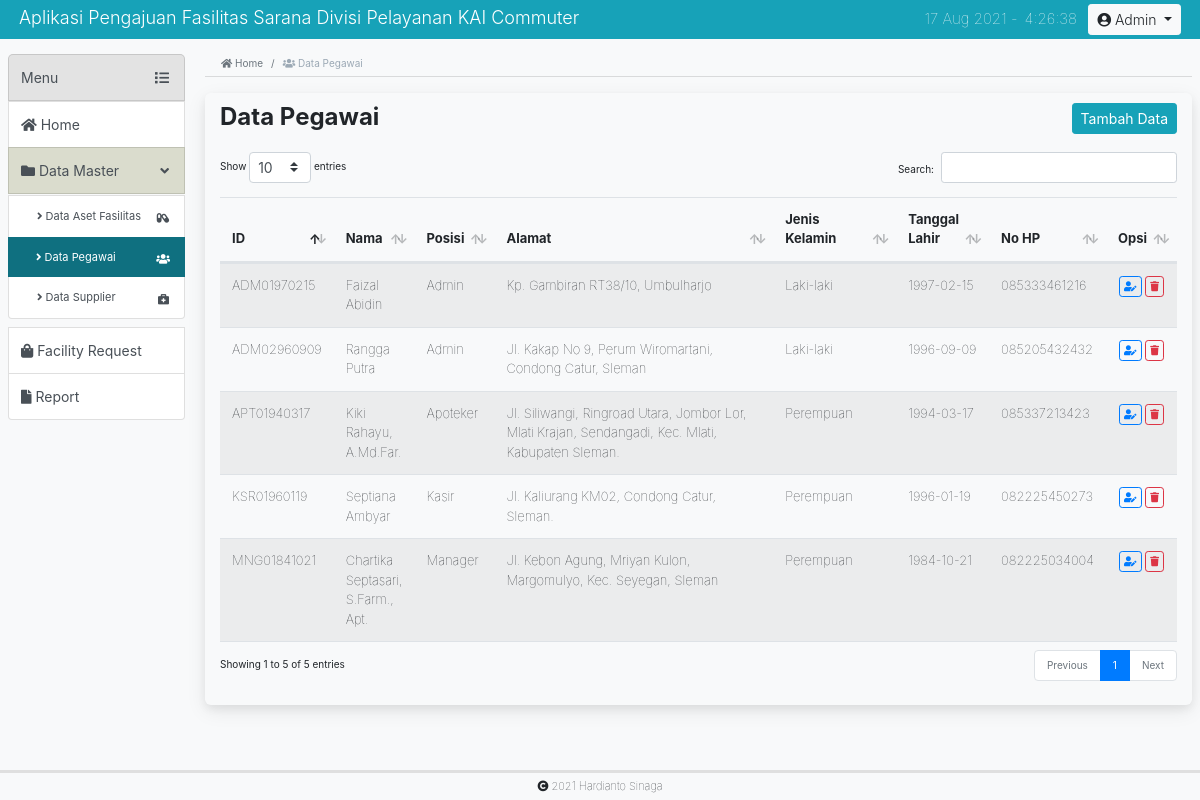
The page /?page=datapegawai (signed in) on the database as committed earlier.
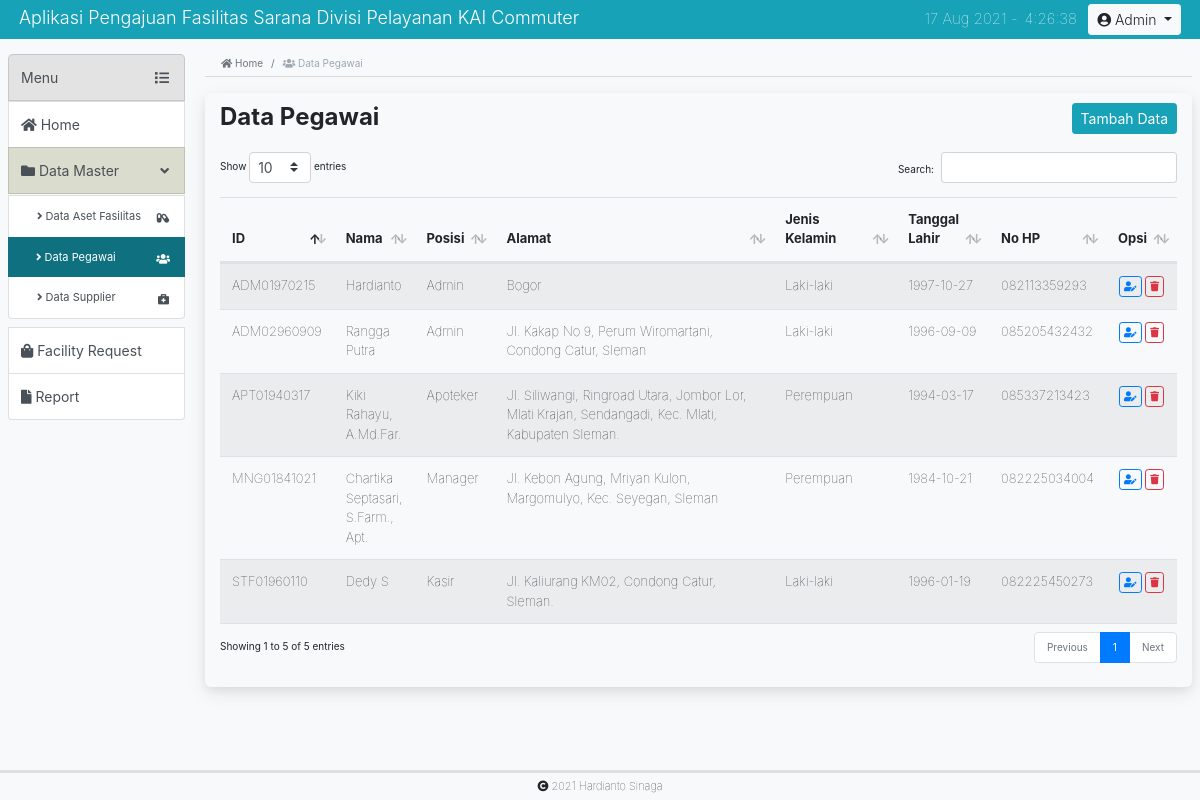
The same page on the database as committed later.
### tables this page shows
CREATE TABLE IF NOT EXISTS `tbl_pegawai` (
  `username` varchar(25) NOT NULL,
  `password` varchar(25) NOT NULL,
  `id_peg` varchar(11) NOT NULL,
  `nama_peg` varchar(50) NOT NULL,
  `alamat_peg` text NOT NULL,
  `hp_peg` varchar(13) NOT NULL,
  `jk_peg` varchar(10) NOT NULL,
  `lhr_peg` date NOT NULL,
  `msk_peg` date NOT NULL,
  `pos_peg` varchar(10) NOT NULL,
  PRIMARY KEY (`username`)
);

### pages/datapegawai.php (the view, shortened to what this page needs)
<nav aria-label="breadcrumb">
  <ol class="breadcrumb bg-light">
    <li class="breadcrumb-item"><a href="./"><i class="fas fa-home"></i> Home</a></li>
    <li class="breadcrumb-item active" aria-current="page"><i class="fas fa-users"></i> Data Pegawai</li>
  </ol>
</nav>
<div class="page-content">
	<div class="row">
		<div class="col-6" id="judul"><h4>Data Pegawai</h4></div>
		<?php if($_SESSION['posisi_peg'] == 'Admin' || $_SESSION['posisi_peg'] == 'Staff' || $_SESSION['posisi_peg'] == 'Manager') { ?>
		<div class="col-6 text-right">
			<a href="?page=tambah_datapegawai">
				<button class="btn btn-sm btn-info">Tambah Data</button>
			</a>
		</div>
		<?php } ?>
	</div>
	<div class="table-container">
		<table id="example" class="table table-striped display tabel-data">
			<thead>
		        <tr>
		            <th>ID</th>
		            <th>Nama</th>
		            <th>Posisi</th>
		            <th>Alamat</th>
		            <th>Jenis Kelamin</th>
		            <th>Tanggal Lahir</th>
		            <th>No HP</th>
		            <?php if($_SESSION['posisi_peg'] == 'Admin' || $_SESSION['posisi_peg'] == 'Staff' || $_SESSION['posisi_peg'] == 'Manager') { ?>
		            <th>Opsi</th>
		        	<?php } ?>
		        </tr>
		    </thead>
		    <tbody>
		<?php
			$query_tampil = "SELECT * FROM tbl_pegawai";
			$sql_tampil = mysqli_query($conn, $query_tampil) or die ($conn->error);
			while($data = mysqli_fetch_array($sql_tampil)) {
		 ?>
		 		<tr>
		 			<td><?php echo $data['id_peg']; ?></td>
		 			<td><?php echo $data['nama_peg']; ?></td>
		 			<td><?php echo $data['pos_peg']; ?></td>
		 			<td width="30%"><?php echo $data['alamat_peg']; ?></td>
		 			<td width="13%"><?php echo $data['jk_peg']; ?></td>
		 			<td><?php echo $data['lhr_peg']; ?></td>
		 			<td><?php echo $data['hp_peg']; ?></td>
		 			<?php if($_SESSION['posisi_peg'] == 'Admin' || $_SESSION['posisi_peg'] == 'Staff' || $_SESSION['posisi_peg'] == 'Manager') { ?>
		 			<td class="td-opsi">
	                        <button class="btn-transition btn btn-outline-primary btn-sm" title="edit" id="tombol_edit" name="tombol_edit" data-id="<?php echo $data['id_peg']; ?>">
	                            <i class="fas fa-user-edit"></i>
	                        </button>
                        <button class="btn-transition btn btn-outline-danger btn-sm" title="hapus" id="tombol_hapus" name="tombol_hapus" data-id="<?php echo $data['id_peg']; ?>" data-nama="<?php echo $data['nama_peg']; ?>">
                            <i class="fas fa-trash"></i>
                        </button>
                    </td>
                    <?php } ?>
		 		</tr>
		 <?php
			}
		 ?>
		    </tbody>
		</table>
	</div>
</div>

### index.php (shortened to what this page needs)
<?php
  require_once "koneksi.php";
  if(!@$_SESSION['posisi_peg']) {
    echo "<script>window.location='login.php';</script>";
  } else {
 ?>
<!doctype html>
<html lang="en">
  <head>
    <link rel="stylesheet" href="asset/bootstrap_4/css/bootstrap.min.css">
    <link rel="stylesheet" href="asset/private_style/style_index.css">
    <link rel="stylesheet" href="asset/font_awesome/css/all.css">
    <link rel="stylesheet" href="asset/DataTables/datatables.min.css">
    <link rel="stylesheet" href="asset/sweetalert/dist/sweetalert2.min.css">
    <link rel="stylesheet" href="asset/bootstrap_datepicker1.9.0/css/bootstrap-datepicker.min.css">
  </head>
  <body class="bg-light">
  	<div id="container">
  	<div id="main">
  	<div class="col-md-12 bg-info p-1 title">
  		<div class="row">
  			<div class="col-md-6">
  				<span class="text-white font-weight-light">Aplikasi Pengajuan Fasilitas Sarana Divisi Pelayanan KAI Commuter</span>
  			</div>
  			<div class="col-md-6 text-right">
          <span class="text-white tanggal-jam" id="tanggal"><?php echo date('d M Y'); ?> -</span><span class="text-white tanggal-jam" id="jam"></span>
  				<div class="btn-group">
  				  <button type="button" class="btn btn-light btn-sm dropdown-toggle font-weight-light" data-toggle="dropdown" data-display="static" aria-haspopup="true" aria-expanded="false">
  				    <i class="fas fa-user-circle"></i> <?php echo $_SESSION['posisi_peg']; ?>
  				  </button>
  				</div>
  			</div>
  		</div>
  	</div>
  	<div class="row">
  		<div class="col-md-2 sidebar">
        <div class="accordion" id="menu">
          <ul class="list-group">
            <li href="#" class="list-group-item list-group-item-action menu-utama" data-toggle="collapse" data-target="#menu-collapse" aria-expanded="true" aria-controls="menu-collapse" style="border-radius: 5px 5px 0 0;">
              Menu <i class="fas fa-list float-right mt-1"></i>
            </li>
          </ul>
          <div id="menu-collapse" class="collapse show" aria-labelledby="" data-parent="#menu">
            <div class="accordion" id="daftar_menu">
              <ul class="list-group">
                <a href="./" class="list-group-item list-group-item-action <?php if(@$_GET['page']=='') {echo "active";} ?>" style="border-radius: 0;">
                  <i class="fas fa-home"></i> Home
                </a>
                <a href="#" class="list-group-item list-group-item-action <?php if(@$_GET['page']=='databarang' || @$_GET['page']=='datapegawai' || @$_GET['page']=='tambah_databarang' || @$_GET['page']=='tambah_datapegawai' || @$_GET['page']=='edit_datapegawai' || @$_GET['page']=='edit_databarang' || @$_GET['page']=='datasupplier' || @$_GET['page']=='tambah_datasupplier' || @$_GET['page']=='edit_datasupplier' || @$_GET['page']=='info_kadaluarsa') {echo "show";} ?>" data-toggle="collapse" data-target="#menu-collapse-master" aria-expanded="true" aria-controls="menu-collapse-master">
                  <i class="fas fa-folder"></i> Data Master <i class="fas fa-angle-down float-right mt-1"></i>
                </a>
                <div id="menu-collapse-master" class="collapse <?php if(@$_GET['page']=='databarang' || @$_GET['page']=='datapegawai' || @$_GET['page']=='tambah_databarang' || @$_GET['page']=='info_kadaluarsa' || @$_GET['page']=='tambah_datapegawai' || @$_GET['page']=='edit_datapegawai' || @$_GET['page']=='edit_databarang' || @$_GET['page']=='datasupplier' || @$_GET['page']=='tambah_datasupplier' || @$_GET['page']=='edit_datasupplier') {echo "show";} ?>" aria-labelledby="" data-parent="#daftar_menu">
                  <ul class="list-group list-group-collapse">
                    <a href="?page=databarang" class="list-group-item list-group-item-action list-group-item-collapse <?php if(@$_GET['page']=='databarang' || @$_GET['page']=='tambah_databarang' || @$_GET['page']=='edit_databarang' || @$_GET['page']=='info_kadaluarsa') {echo "active";} ?>" style="border-radius: 0px;">
                      <i class="fas fa-angle-right"></i> Data Aset Fasilitas <i class="fas fa-capsules float-right mt-1"></i>
                    </a>
                    <a href="?page=datapegawai" class="list-group-item list-group-item-action list-group-item-collapse <?php if(@$_GET['page']=='datapegawai' || @$_GET['page']=='tambah_datapegawai' || @$_GET['page']=='edit_datapegawai') {echo "active";} ?>">
                      <i class="fas fa-angle-right"></i> Data Pegawai <i class="fas fa-users float-right mt-1"></i>
                    </a>
                    <a href="?page=datasupplier" class="list-group-item list-group-item-action list-group-item-collapse <?php if(@$_GET['page']=='datasupplier' || @$_GET['page']=='tambah_datasupplier' || @$_GET['page']=='edit_datasupplier') {echo "active";} ?>">
                      <i class="fas fa-angle-right"></i> Data Supplier <i class="fas fa-briefcase-medical float-right mt-1"></i>
                    </a>
                  </ul>
                </div>
                <?php if($_SESSION['posisi_peg'] == 'Admin' || $_SESSION['posisi_peg'] == 'Manager' || $_SESSION['posisi_peg'] == 'Staff') { ?>
                <a href="?page=entry_datapembelian" class="list-group-item list-group-item-action <?php if(@$_GET['page']=='datapembelian' || @$_GET['page']=='entry_datapembelian' || @$_GET['page']=='form_laporanpembelian') {echo "active";} ?>">
                  <i class="fas fa-shopping-bag"></i> Facility Request
                </a>
                <?php if($_SESSION['posisi_peg'] == 'Admin' || $_SESSION['posisi_peg'] == 'Manager') { ?>
                <a href="?page=report" class="list-group-item list-group-item-action
                <?php if(@$_GET['page']=='report') {echo "active";} ?>">
                  <i class="fa fa-file"></i> Report
                </a>
              <?php } ?>
              </ul>
            </div>
          </div>
        </div>
  		</div>
  		<div class="col-md-10 content">
  			<?php
  				if(@$_GET['page']=='') {
    					include 'pages/home.php';
    				} else if(@$_GET['page']=='databarang') {
    					include 'pages/dataobat.php';
    				} else if(@$_GET['page']=='info_kadaluarsa') {
              include 'pages/info_kadaluarsa.php';
            } else if(@$_GET['page']=='datapegawai') {
          		include 'pages/datapegawai.php';
        		} else if(@$_GET['page']=='tambah_datapegawai') {
          		include 'pages/form_tmbdatapegawai.php';
        		} else if(@$_GET['page']=='tambah_datapegawai') {
          		include 'pages/form_tmbdatapegawai.php';
        		} else if(@$_GET['page']=='edit_datapegawai') {
    					include 'pages/form_editdatapegawai.php';
    				} else if(@$_GET['page']=='tambah_databarang') {
    					include 'pages/form_tmbdataobat.php';
    				} else if(@$_GET['page']=='edit_databarang') {
  		        	include 'pages/form_editdataobat.php';
		        } else if(@$_GET['page']=='datasupplier') {
		            include 'pages/datasupplier.php';
		        } else if(@$_GET['page']=='tambah_datasupplier') {
		            include 'pages/form_tmbdatasupplier.php';
		        } else if(@$_GET['page']=='edit_datasupplier') {
		            include 'pages/form_editdatasupplier.php';
		        } else if(@$_GET['page']=='datapenjualan') {
		            include 'pages/datapenjualan.php';
		        } else if(@$_GET['page']=='datapenjualan_perobat') {
                include 'pages/datapjl_perobat.php';
            } else if(@$_GET['page']=='datapembelian') {
		            include 'pages/datapembelian.php';
		        } else if(@$_GET['page']=='entry_datapenjualan') {
		            include 'pages/form_entrypenjualan.php';
		        } else if(@$_GET['page']=='entry_datapembelian') {
		            include 'pages/form_entrypembelian.php';
		        } else if(@$_GET['page']=='form_laporanpenjualan') {
		            include 'pages/form_laporanpenjualan.php';
		        } else if(@$_GET['page']=='form_laporanpembelian') {
		            include 'pages/form_laporanpembelian.php';
		        } else if(@$_GET['page']=='peramalan') {
                if($_SESSION['posisi_peg'] == 'Admin' || $_SESSION['posisi_peg'] == 'Manager' || $_SESSION['posisi_peg'] == 'Apoteker') {
  		            include 'pages/peramalan.php';
                } else {
                }
		        } else if(@$_GET['page']=='hasil_peramalan') {
		            include 'pages/hasilperamalan.php';
		        } else if(@$_GET['page']=='riwayat_peramalan') {
		            include 'pages/riwayat_peramalan.php';
		        } else if(@$_GET['page']=='laporan') {
		            include 'pages/laporan.php';
		        }
  			 ?>
  		</div>
  	</div>
  	</div>
  	</div>
  	<footer>
  		<i class="fas fa-copyright"></i> 2021 Hardianto Sinaga
  	</footer>
  </body>
</html>
<?php
  }
?>
<?php
  }
?>

### asset/private_style/style_index.css (style rules this page uses)
* { margin: 0; padding: 0; }
html, body { height: 100%; }
#container { min-height: 100%; }
#main { overflow: auto; padding-bottom: 30px; }
footer { border-top: 3px solid #DFDFDF; position: relative; height: 30px; margin-top: -30px; clear: both; font-size: 11px; text-align: center; padding: 5px; font-weight: lighter; }
.row { margin: 0; padding: 0; }
.title span { font-size: 18px; }
span.tanggal-jam { font-size: 15px; font-weight: lighter; margin-right: 7px; }
.sidebar { padding: 15px; padding-left: 8px; }
.menu-utama { background-color: #e3e3e3; }
.list-group a, .list-group li { font-size: 14px; padding: 12px 15px 12px 12px; }
.list-group a.active { background-color: #0f7080; border: 0px; }
.list-group-collapse { margin-bottom: 8px; margin-top: 2px; }
.list-group-item.show { background-color: #DADCCD; }
a.list-group-item-collapse { font-size: 11px; padding-left: 28px; border-top-left-radius: 0px; }
.content { padding: 5px 8px 5px 5px; }
.breadcrumb { font-size: 10px; border-bottom : 1px solid #D9DADB; border-radius: 0; padding-bottom: 5px; }
.breadcrumb a { color: #6C757D; }
.breadcrumb .active { color: #9ca9b5; }
.page-content { padding: 10px 0px; box-shadow: 0 4px 8px 0 rgba(0, 0, 0, 0.06), 0 6px 20px 0 rgba(0, 0, 0, 0.08); margin-bottom: 15px; border-radius: 6px; }
.page-content h4 { font-weight: bold; }
.table-container { padding: 12px 0px; }
.table, .tabel-profil { font-size: 14px; font-weight: lighter; }
.tabel-data { font-size: 13px; border-bottom: 1px solid #DEE2E6; }
table .td-opsi { padding: 12px 5px; text-align: center; }
table .td-opsi .btn { font-size: 10px; padding: 2px 4px; font-weight: lighter; }

Rows that differ between the two databases and show on the page:
removed tbl_pegawai: id_peg "KSR01960119", nama_peg "Septiana Ambyar", pos_peg "Kasir", alamat_peg "Jl. Kaliurang KM02, Condong Catur, Sleman.", jk_peg "Perempuan", lhr_peg "1996-01-19", hp_peg "082225450273"
changed tbl_pegawai "ADM01970215": nama_peg "Faizal Abidin" → "Hardianto"; alamat_peg "Kp. Gambiran RT38/10, Umbulharjo" → "Bogor"; lhr_peg "1997-02-15" → "1997-10-27"; hp_peg "085333461216" → "082113359293"
added tbl_pegawai: id_peg "STF01960110", nama_peg "Dedy S", pos_peg "Kasir", alamat_peg "Jl. Kaliurang KM02, Condong Catur, Sleman.", jk_peg "Laki-laki", lhr_peg "1996-01-19", hp_peg "082225450273"
